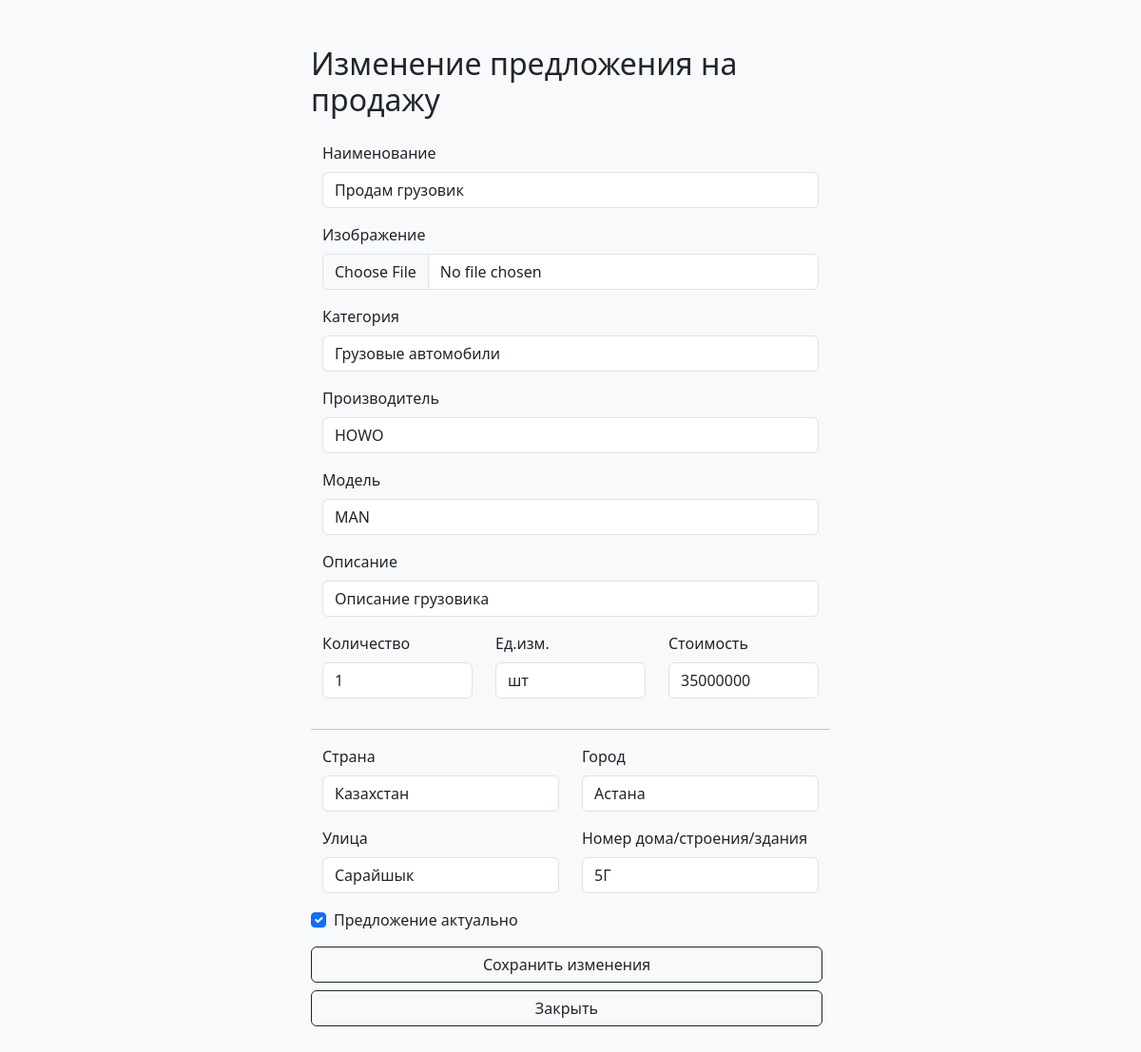
/edit_offer/2 (signed in), run on the app's committed database.
### main/models.py (models this page shows, shortened)
class OfferSale(models.Model):
    title = models.CharField(max_length=64)
    image = models.ImageField(upload_to='img/offer_image', default='img/no_item_image.jpg')
    category = models.ForeignKey(Category, on_delete=models.CASCADE)
    description = models.TextField(null=True, blank=True)
    manufacturer = models.ForeignKey(Manufacturer, on_delete=models.CASCADE)
    offer_model = models.ForeignKey(OfferModel, on_delete=models.CASCADE)
    amount = models.PositiveIntegerField()
    unit = models.ForeignKey(Unit, on_delete=models.CASCADE)
    condition_new = models.BooleanField(default=True)
    price = models.PositiveIntegerField()
    datetime = models.DateTimeField(auto_now_add=True)
    in_active = models.BooleanField(default=True)
    salesman = models.ForeignKey(CustomUser, on_delete=models.CASCADE)
    country = models.CharField(max_length=64)
    city = models.CharField(max_length=64)
    street = models.CharField(max_length=64)
    home_number = models.CharField(max_length=64)
    class Meta:
        verbose_name = 'Предложение на продажу'
        verbose_name_plural = 'Предложения на продажу'

class Category(models.Model):
    name = models.CharField(max_length=64)
    description = models.TextField(null=True, blank=True)
    class Meta:
        verbose_name = 'Категория'
        verbose_name_plural = 'Категории'
    def __str__(self):
        return self.name

class Manufacturer(models.Model):
    name = models.CharField(max_length=128)
    description = models.TextField(null=True, blank=True)
    class Meta:
        verbose_name = 'Производитель'
        verbose_name_plural = 'Производители'
    def __str__(self):
        return self.name

class OfferModel(models.Model):
    name = models.CharField(max_length=128)
    manufacturer = models.ForeignKey(Manufacturer, on_delete=models.CASCADE)
    description = models.TextField(null=True, blank=True)
    class Meta:
        verbose_name = 'Модель'
        verbose_name_plural = 'Модели'
    def __str__(self):
        return self.name

class Unit(models.Model):
    name = models.CharField(max_length=64)
    class Meta:
        verbose_name = 'Единица измерения'
        verbose_name_plural = 'Единицы измерения'
    def __str__(self):
        return self.name

### main/views.py (the view)
# urls.py: path('edit_offer/<int:offer_id>', editOfferView, name='offer_edit_url'),
@login_required(login_url='login_url')
def editOfferView(request, offer_id):
    offer = get_object_or_404(OfferSale, pk=offer_id)
    if request.user == offer.salesman:
        if request.method == 'POST':
            form = OfferSaleChangeForm(request.POST, request.FILES, instance=offer)
            if form.is_valid():
                form.save()
                return redirect('offer_url', offer_id=offer_id)
        else:
            form = OfferSaleChangeForm(instance=offer)
        context = {
            'form': form,
            'offer': offer,
            }
        return render(request, 'offer_edit.html', context)

### main/forms.py
class OfferSaleChangeForm(forms.ModelForm):
    class Meta:
        model = OfferSale
        fields = ['title', 'image', 'category', 'description', 'manufacturer', 'offer_model', 'amount', 'unit', 'condition_new', 'price', 'country', 'city', 'street', 'home_number']

### main/context_processors.py (called while the page is built)
def current_year(request):
    return {'current_year': datetime.datetime.now().year}

### templates/offer_edit.html (shortened to what this page needs)
{% load static %}
<!DOCTYPE html>
<html lang="en">
<head>
    <link rel="stylesheet" href="https://cdn.jsdelivr.net/npm/bootstrap@5.3.0/dist/css/bootstrap.min.css">
</head>
<body>
    <div class="container mt-5">
    <div class="row justify-content-center">
        <div class="col-md-6">
        <h2 class="mb-4">Изменение предложения на продажу</h2>
        <form method="post" enctype="multipart/form-data">
            <div class="container">
                <div class="row">
                    <div class="mb-3">
                        <label for="title" class="form-label">Наименование</label>
                        <input type="text" class="form-control" id="title" name="title" maxlength="64" value="{{ offer.title }}">
                    </div>
                    <div class="mb-3">
                        <label for="image" class="form-label">Изображение</label>
                        <input type="file" class="form-control" id="image" name="image" accept="image/*">
                    </div>
                    <div class="mb-3">
                        <label for="category" class="form-label">Категория</label>
                        <select class="form-control" id="category" name="category">
                            {% for category_id, category_name in form.fields.category.choices %}
                            <option value="{{ category_id }}" {% if category_id == offer.category.pk %}selected{% endif %}>{{ category_name }}</option>
                            {% endfor %}
                        </select>
                    </div>
                    <div class="mb-3">
                        <label for="manufacturer" class="form-label">Производитель</label>
                        <select class="form-control" id="manufacturer" name="manufacturer">
                            {% for manufacturer_id, manufacturer_name in form.fields.manufacturer.choices %}
                            <option value="{{ manufacturer_id }}" {% if manufacturer_id == offer.manufacturer.pk %}selected{% endif %}>{{ manufacturer_name }}</option>
                            {% endfor %}
                        </select>
                    </div>
                    <div class="mb-3">
                        <label for="offer_model" class="form-label">Модель</label>
                        <select class="form-control" id="offer_model" name="offer_model">
                            {% for offer_model_id, offer_model_name in form.fields.offer_model.choices %}
                            <option value="{{ offer_model_id }}" {% if offer_model_id == offer.offer_model.pk %}selected{% endif %}>{{ offer_model_name }}</option>
                            {% endfor %}
                        </select>
                    </div>
                    <div class="mb-3">
                        <label for="description" class="form-label">Описание</label>
                        <input type="textarea" class="form-control" id="description" name="description" value="{{ offer.description }}">
                    </div>
                </div>
            </div>
            <div class="container">
                <div class="row">
                    <div class="col-md-4 mb-3">
                        <label for="amount" class="form-label">Количество</label>
                        <input type="text" class="form-control" id="amount" name="amount" maxlength="64" value="{{ offer.amount }}">
                    </div>
                    <div class="col-md-4 mb-3">
                        <label for="unit" class="form-label">Ед.изм.</label>
                        <select class="form-control" id="unit" name="unit">
                            {% for unit_id, unit_name in form.fields.unit.choices %}
                            <option value="{{ unit_id }}" {% if unit_id == offer.unit.pk %}selected{% endif %}>{{ unit_name }}</option>
                            {% endfor %}
                        </select>
                    </div>
                    <div class="col-md-4 mb-3">
                        <label for="price" class="form-label">Стоимость</label>
                        <input type="text" class="form-control" id="price" name="price" maxlength="64" value="{{ offer.price }}">
                    </div>
                </div>
            </div>
            <hr class="hr" />
            <div class="container">
                <div class="row">
                    <div class="col-md-6 mb-3">
                        <label for="country" class="form-label">Страна</label>
                        <input type="text" class="form-control" id="country" name="country" maxlength="64" value="{{ offer.country }}">
                    </div>
                    <div class="col-md-6 mb-3">
                        <label for="city" class="form-label">Город</label>
                        <input type="text" class="form-control" id="city" name="city" maxlength="64" value="{{ offer.city }}">
                    </div>
                    <div class="col-md-6 mb-3">
                        <label for="street" class="form-label">Улица</label>
                        <input type="text" class="form-control" id="street" name="street" maxlength="64" value="{{ offer.street }}">
                    </div>
                    <div class="col-md-6 mb-3">
                        <label for="home_number" class="form-label">Номер дома/строения/здания</label>
                        <input type="text" class="form-control" id="home_number" name="home_number" maxlength="64" value="{{ offer.home_number }}">
                    </div>
                </div>
            </div>
            <div class="mb-3">
                <div class="form-check">
                    <input class="form-check-input" type="checkbox" value="true" id="flexCheckChecked" name="in_active" checked>
                    <label class="form-check-label" for="flexCheckChecked">Предложение актуально</label>
                </div>
            </div>
            <div class="d-grid gap-2 mt-3">
                <button type="submit" class="btn btn-outline-dark me-2">Сохранить изменения</button>
                <a href="{% url 'cabinet_url'%}" class="btn btn-outline-dark me-2">Закрыть</a>
            </div>
        </form>
        </div>
    </div>
    </div>
</body>
</html>

### templates/offer_edit.html (style rules this page uses)
body { background-color: #f8f9fa; margin-bottom: 70px; }

### data on the page
OfferSale: title "Продам грузовик", category "Грузовые автомобили", manufacturer "HOWO", offer_model "MAN", description "Описание грузовика", amount "1", unit "шт", price "35000000", country "Казахстан", city "Астана", street "Сарайшык", home_number "5Г"
